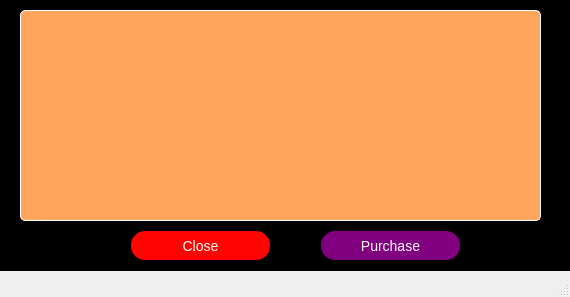
<?xml version="1.0" encoding="UTF-8"?>
<ui version="4.0">
 <class>PopupWindowPurchaseItems</class>
 <widget class="QMainWindow" name="PopupWindowPurchaseItems">
  <property name="geometry">
   <rect>
    <x>0</x>
    <y>0</y>
    <width>570</width>
    <height>297</height>
   </rect>
  </property>
  <property name="windowTitle">
   <string>MainWindow</string>
  </property>
  <widget class="QWidget" name="centralwidget">
   <widget class="QPushButton" name="pushButton_3">
    <property name="geometry">
     <rect>
      <x>130</x>
      <y>230</y>
      <width>141</width>
      <height>31</height>
     </rect>
    </property>
    <property name="font">
     <font>
      <family>Arial</family>
      <pointsize>-1</pointsize>
     </font>
    </property>
    <property name="cursor">
     <cursorShape>PointingHandCursor</cursorShape>
    </property>
    <property name="styleSheet">
     <string notr="true">QPushButton{
text-align: center;
color: white;
font-size: 14px;
background-color: rgb(255, 4, 0);
border: 1px solid black;
border-radius: 15px;
}</string>
    </property>
    <property name="text">
     <string>Close</string>
    </property>
   </widget>
   <widget class="QPushButton" name="pushButton_2">
    <property name="geometry">
     <rect>
      <x>320</x>
      <y>230</y>
      <width>141</width>
      <height>31</height>
     </rect>
    </property>
    <property name="font">
     <font>
      <family>Arial</family>
      <pointsize>-1</pointsize>
     </font>
    </property>
    <property name="cursor">
     <cursorShape>PointingHandCursor</cursorShape>
    </property>
    <property name="styleSheet">
     <string notr="true">QPushButton{
text-align: center;
color: white;
font-size: 14px;
background-color: purple;
border: 1px solid black;
border-radius: 15px;
}</string>
    </property>
    <property name="text">
     <string>Purchase</string>
    </property>
   </widget>
   <widget class="QLabel" name="label">
    <property name="geometry">
     <rect>
      <x>0</x>
      <y>0</y>
      <width>571</width>
      <height>271</height>
     </rect>
    </property>
    <property name="styleSheet">
     <string notr="true">QLabel{
background-color: rgb(0, 0, 0);

}</string>
    </property>
    <property name="text">
     <string/>
    </property>
   </widget>
   <widget class="QTableWidget" name="tableWidget">
    <property name="geometry">
     <rect>
      <x>10</x>
      <y>0</y>
      <width>541</width>
      <height>231</height>
     </rect>
    </property>
    <property name="styleSheet">
     <string notr="true">QTableView{
background-color: rgb(255, 166, 92);
text-align: center;
color: white;
font-size: 10px;
border: 1px solid white;
border-radius: 5px;
margin: 10px;
padding: 10px;
}</string>
    </property>
   </widget>
   <zorder>label</zorder>
   <zorder>pushButton_3</zorder>
   <zorder>pushButton_2</zorder>
   <zorder>tableWidget</zorder>
  </widget>
  <widget class="QStatusBar" name="statusbar"/>
 </widget>
 <resources/>
 <connections/>
</ui>
